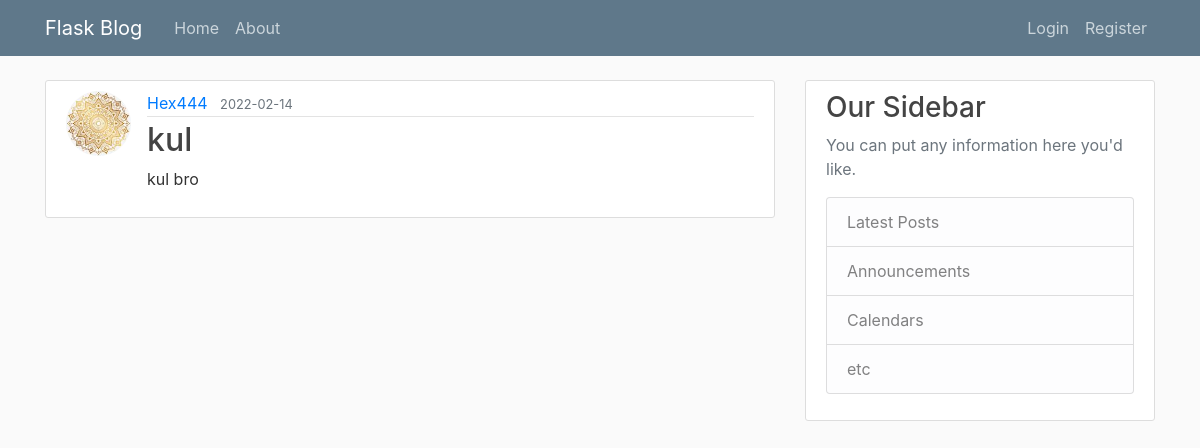
The page /post/2 on the database as committed earlier.
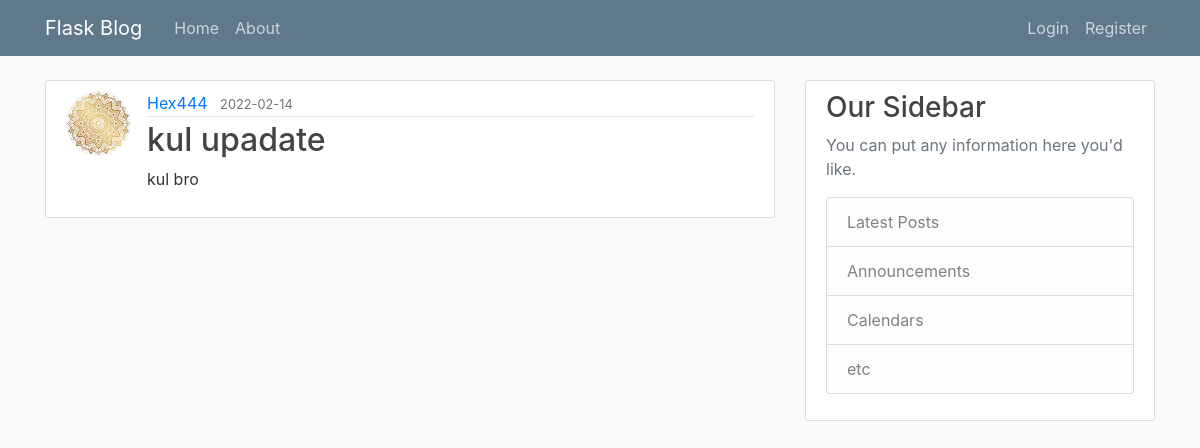
The same page on the database as committed later.
### flaskblog/models.py (models this page shows, shortened)
class Post(db.Model):
    id = db.Column(db.Integer, primary_key=True)
    title = db.Column(db.String(100), nullable=False)
    date_posted = db.Column(db.DateTime, nullable=False, default=datetime.utcnow)
    content = db.Column(db.Text, nullable=False)
    user_id = db.Column(db.Integer, db.ForeignKey('user.id'), nullable=False)

### flaskblog/routes.py (the view)
@app.route('/post/<int:post_id>')
def post(post_id):
    post = Post.query.get_or_404(post_id)
    return render_template('post.html', title=post.title, post=post)

### flaskblog/templates/post.html (shortened to what this page needs)
{% extends "layout.html" %}
{% block content %}
    <article class="media content-section">
    <img src="{{ url_for('static', filename='profile_pics/' + post.author.image_file) }}" alt="pfp of author" class="rounded-circle article-img">
        <div class="media-body">
        <div class="article-metadata">
            <a class="mr-2" href="{{url_for('user_posts', username=post.author.username)}}">{{ post.author.username }}</a>
            <small class="text-muted">{{ post.date_posted.strftime("%Y-%m-%d") }}</small>
        </div>
        <h2 class="article-title">{{ post.title }}</h2>
        <p class="article-content">{{ post.content }}</p>
        </div>
    </article>
{% endblock content %}

Rows that differ between the two databases and show on the page:
changed Post "kul bro": title "kul" → "kul upadate"
